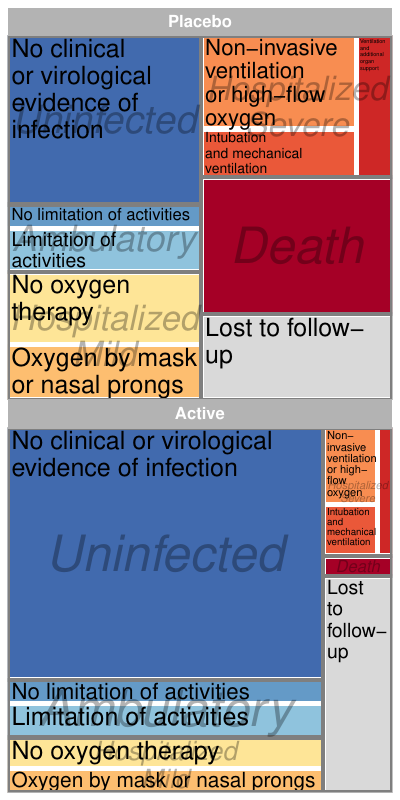

This figure's R source:
# packages
pacman::p_load(rio, tidyverse)
pacman::p_load(treemapify)

# import
dd_l <- import('./dat/covid_data_l.csv') %>% 
   mutate(OSCI_n = ifelse(is.na(OSCI_n), 9, OSCI_n)) %>% 
   filter(day == 35) %>% 
   left_join( import('./dat/covid_data_1.csv') %>% 
                 select(id, arm))

cols <- c('9' = "gray85", 
          '8' = "#A50026",
          '7' = "#CE2726",
          '6' = "#EA5839",
          '5' = "#F88D51",
          '4' = "#FDBE70",
          '3' = "#FEE597",
          '2' = "#8FC3DD",
          '1' = "#649AC7",
          '0' = "#416AAE")

dd_c <- dd_l %>% 
   group_by(arm, OSCI_n, OSCI_f5) %>% 
   count() %>%
   ungroup() %>% 
   mutate(OSCI_f8 = factor(OSCI_n,
                           labels  = c("No clinical or virological evidence of infection",    
                                       "No limitation of activities",                          
                                       "Limitation of activities",                             
                                       "No oxygen therapy",                             
                                       "Oxygen by mask or nasal prongs",                
                                       "Non-invasive ventilation or high-flow oxygen",
                                       "Intubation and mechanical ventilation",       
                                       "Ventilation and additional organ support",    
                                       "",
                                       "Lost to follow-up"))
   ) %>% 
   mutate(OSCI_f5 = factor(OSCI_f5) %>% 
             fct_reorder(OSCI_n)
          ) %>% 
   mutate(arm = factor(arm, label = c('Active','Placebo')) %>% fct_rev()) 


f_tree <- ggplot(data = dd_c,
       aes(area = n, label = OSCI_f8, fill = factor(OSCI_n), subgroup = OSCI_f5) ) +
   geom_treemap(layout = 'fixed', start = 'topleft', 
                show.legend = FALSE, size = 5, color = '#ffffff') + 
   geom_treemap_text(layout = 'fixed', start = 'topleft', 
                     grow = FALSE, reflow = TRUE) +
   geom_treemap_subgroup_border(layout = 'fixed', start = 'topleft') +
   geom_treemap_subgroup_text(layout = 'fixed', start = 'topleft',
                              place = 'center', 
                              grow = FALSE, reflow = TRUE,
                              alpha = 0.30, colour ="black", fontface = "italic") +
   facet_wrap( ~ arm, ncol = 1) +
   scale_fill_manual(values = cols) +
   theme_light() +
   theme(panel.grid   = element_blank(),
         strip.text   = element_text(size = 18, face = 'bold'),
         panel.spacing = unit(1, "lines"),
         legend.position="none")

ggsave('./fig/covid_tree.pdf', plot = f_tree, width = 5, height = 10)
ggsave('./fig/covid_tree.png', plot = f_tree, width = 5, height = 10)